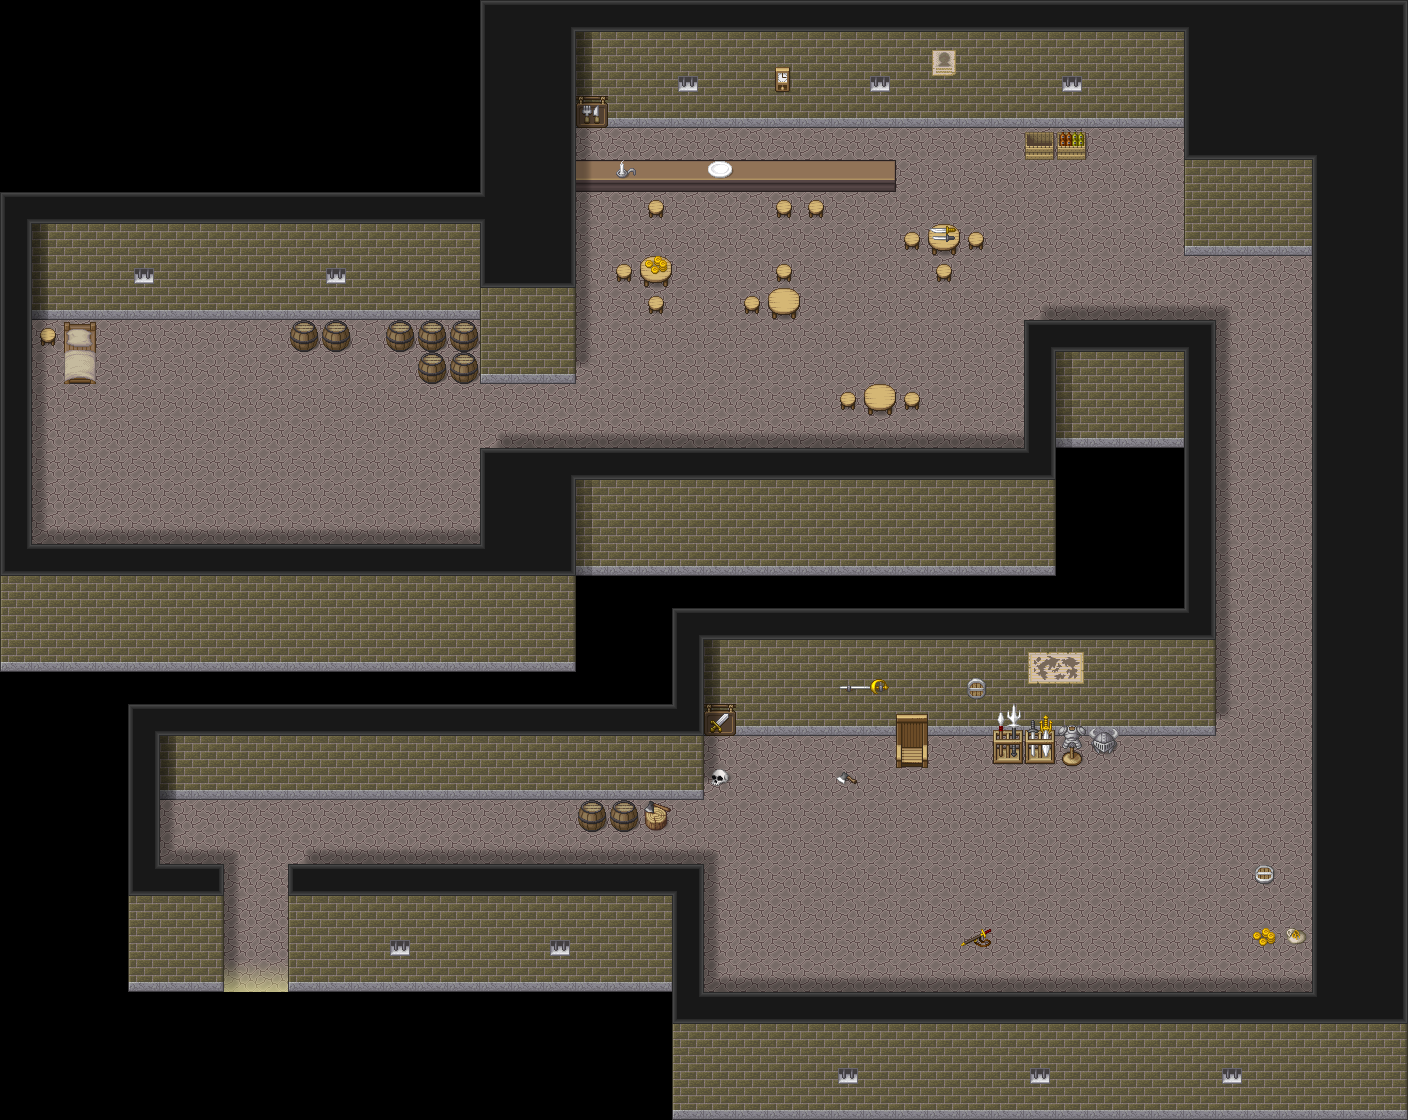

This is a level from a 2D game, rendered from its Tiled map with the project's own tilesets. A one-line summary and the map file follow, with tile-layer data summarised:
An orthogonal 44x35 tile map with 32x32 px tiles, 7 tile layers (background, terrain, terrain_2, background_above_player, ...) and 129 objects (9x object.barrel, 8x object.eventObject, 5x object.box, 4x object.signboard, 3x player.startingPosition, ...).

<map version="1.5" tiledversion="1.7.2" orientation="orthogonal" renderorder="right-down" width="44" height="35" tilewidth="32" tileheight="32" infinite="0" nextlayerid="12" nextobjectid="153">
 <properties>
  <property name="above_player_layers" value="[3, 4]" />
  <property name="background_layers" value="[0, 1, 2]" />
  <property name="building_level" value="true" />
  <property name="mini_map_config_path" value="config/menu/maps/demo_2/prolog.json" />
  <property name="shadow_layers" value="[5, 6]" />
 </properties>
 <tileset firstgid="1" source="tileset/tileset_pipoya_32.tsx" />
 <layer id="1" name="background" width="44" height="35" locked="1">
  <data>[1540 cells, 948 non-empty, 26 distinct tile ids]</data>
 </layer>
 <layer id="4" name="terrain" width="44" height="35" locked="1">
  <data>[1540 cells, 72 non-empty, 37 distinct tile ids]</data>
 </layer>
 <layer id="8" name="terrain_2" width="44" height="35" locked="1">
  <data>[1540 cells, 4 non-empty, 4 distinct tile ids]</data>
 </layer>
 <layer id="5" name="background_above_player" width="44" height="35" locked="1">
  <data>[1540 cells, 324 non-empty, 25 distinct tile ids]</data>
 </layer>
 <layer id="6" name="terrain_above_player" width="44" height="35" locked="1">
  <data>[1540 cells, 7 non-empty, 3 distinct tile ids]</data>
 </layer>
 <layer id="2" name="shadows" width="44" height="35" locked="1">
  <data>[1540 cells, 122 non-empty, 6 distinct tile ids]</data>
 </layer>
 <layer id="3" name="shadows_2" width="44" height="35" locked="1">
  <data>[1540 cells, 2 non-empty, 1 distinct tile ids]</data>
 </layer>
 <objectgroup id="10" name="objects">
  <object id="112" name="player.startingPosition" x="256.5" y="960.167">
   <properties>
    <property name="startingPointId" value="1" />
   </properties>
   <point />
  </object>
  <object id="113" name="player.startingPosition" x="111" y="361.5">
   <properties>
    <property name="startingPointId" value="0" />
   </properties>
   <point />
  </object>
  <object id="114" name="item.demo_2_prolog_mead" x="367.667" y="338">
   <properties>
    <property name="eventParameter" value="demo_2_prolog_mead_1_picked" />
   </properties>
   <point />
  </object>
  <object id="115" name="item.demo_2_prolog_mead" x="463" y="540.667">
   <properties>
    <property name="eventParameter" value="demo_2_prolog_mead_2_picked" />
   </properties>
   <point />
  </object>
  <object id="116" name="object.eventObject" x="480.333" y="366.333" width="31" height="97.6667">
   <properties>
    <property name="eventParameter" value="demo_2_prolog_gate_1" />
   </properties>
  </object>
  <object id="117" name="item.demo_2_prolog_saehrimnir" x="593" y="145">
   <properties>
    <property name="eventParameter" value="demo_2_prolog_saehrimnir_picked" />
   </properties>
   <point />
  </object>
  <object id="118" name="item.demo_2_prolog_shield" x="914.333" y="267.667">
   <properties>
    <property name="eventParameter" value="demo_2_prolog_shield_picked" />
   </properties>
   <point />
  </object>
  <object id="119" name="object.eventObject" x="1184.83" y="238.833" width="31" height="97.6667">
   <properties>
    <property name="eventParameter" value="demo_2_prolog_gate_2" />
   </properties>
  </object>
  <object id="126" name="enemy.gladiator" x="911.333" y="779.333">
   <properties>
    <property name="enemyDefeatedEventText" value="demo_2_prolog_enemy_defeated" />
    <property name="specialDropType" value="key" />
   </properties>
   <point />
  </object>
  <object id="127" name="object.signboard" x="1297" y="467">
   <properties>
    <property name="colorHeader" value="#0000ff" />
    <property name="displayText" value="Note: We need to get rid of all these barrels and boxes that block the way! Sometimes the only way to get through is to destroy them by attacking them with the left mouse button, the right controll key on the keyboard or the controller button A. " />
    <property name="displayTextHeader" value="Way Blocked" />
   </properties>
   <point />
  </object>
  <object id="128" name="object.eventObject" x="1216.5" y="447.167" width="94.5" height="32.6667">
   <properties>
    <property name="eventParameter" value="demo_2_prolog_signboard_cutscene" />
    <property name="singleExecution" value="true" />
   </properties>
  </object>
  <object id="129" name="object.signboard" x="1184.17" y="768.167">
   <properties>
    <property name="colorHeader" value="#0000ff" />
    <property name="displayText" value="Important Training Note: You take much less damage when you block an attack. To block you need to push the right mouse button, the right shift key or the controller button B." />
    <property name="displayTextHeader" value="Blocking Attacks" />
   </properties>
   <point />
  </object>
  <object id="130" name="object.barrel" x="1238.5" y="534.5">
   <properties>
    <property name="drop" value="{}" />
   </properties>
   <point />
  </object>
  <object id="131" name="object.barrel" x="1271.17" y="525.667">
   <properties>
    <property name="drop" value="{}" />
   </properties>
   <point />
  </object>
  <object id="132" name="object.barrel" x="1296" y="536.5">
   <properties>
    <property name="drop" value="{}" />
   </properties>
   <point />
  </object>
  <object id="133" name="object.barrel" x="1230.5" y="576">
   <properties>
    <property name="drop" value="{}" />
   </properties>
   <point />
  </object>
  <object id="134" name="object.barrel" x="1266" y="564">
   <properties>
    <property name="drop" value="{}" />
   </properties>
   <point />
  </object>
  <object id="135" name="object.barrel" x="1291.5" y="595.5">
   <properties>
    <property name="drop" value="{}" />
   </properties>
   <point />
  </object>
  <object id="136" name="object.barrel" x="1256" y="660.5">
   <properties>
    <property name="drop" value="{}" />
   </properties>
   <point />
  </object>
  <object id="137" name="object.barrel" x="1233" y="676.5">
   <properties>
    <property name="drop" value="{}" />
   </properties>
   <point />
  </object>
  <object id="138" name="object.barrel" x="1296.5" y="706.5">
   <properties>
    <property name="drop" value="{}" />
   </properties>
   <point />
  </object>
  <object id="139" name="object.box" x="1258.5" y="597.5">
   <properties>
    <property name="drop" value="{}" />
   </properties>
   <point />
  </object>
  <object id="140" name="object.box" x="1269" y="626.5">
   <properties>
    <property name="drop" value="{}" />
   </properties>
   <point />
  </object>
  <object id="141" name="object.box" x="1295.5" y="637.5">
   <properties>
    <property name="drop" value="{}" />
   </properties>
   <point />
  </object>
  <object id="142" name="object.box" x="1250.5" y="704">
   <properties>
    <property name="drop" value="{}" />
   </properties>
   <point />
  </object>
  <object id="143" name="object.box" x="1292" y="672.5">
   <properties>
    <property name="drop" value="{}" />
   </properties>
   <point />
  </object>
  <object id="144" name="object.eventObject" x="224" y="986" width="63.5" height="6">
   <properties>
    <property name="eventParameter" value="demo_2_prolog_goto_tutorial_map" />
   </properties>
  </object>
  </objectgroup>
 <objectgroup id="9" name="physics" locked="1">
  <!-- 22 objects omitted --></objectgroup>
 <objectgroup id="11" name="unreachable_area_physics" locked="1">
  <!-- 72 objects omitted --></objectgroup>
</map>
<!-- 102 of 129 objects omitted -->
